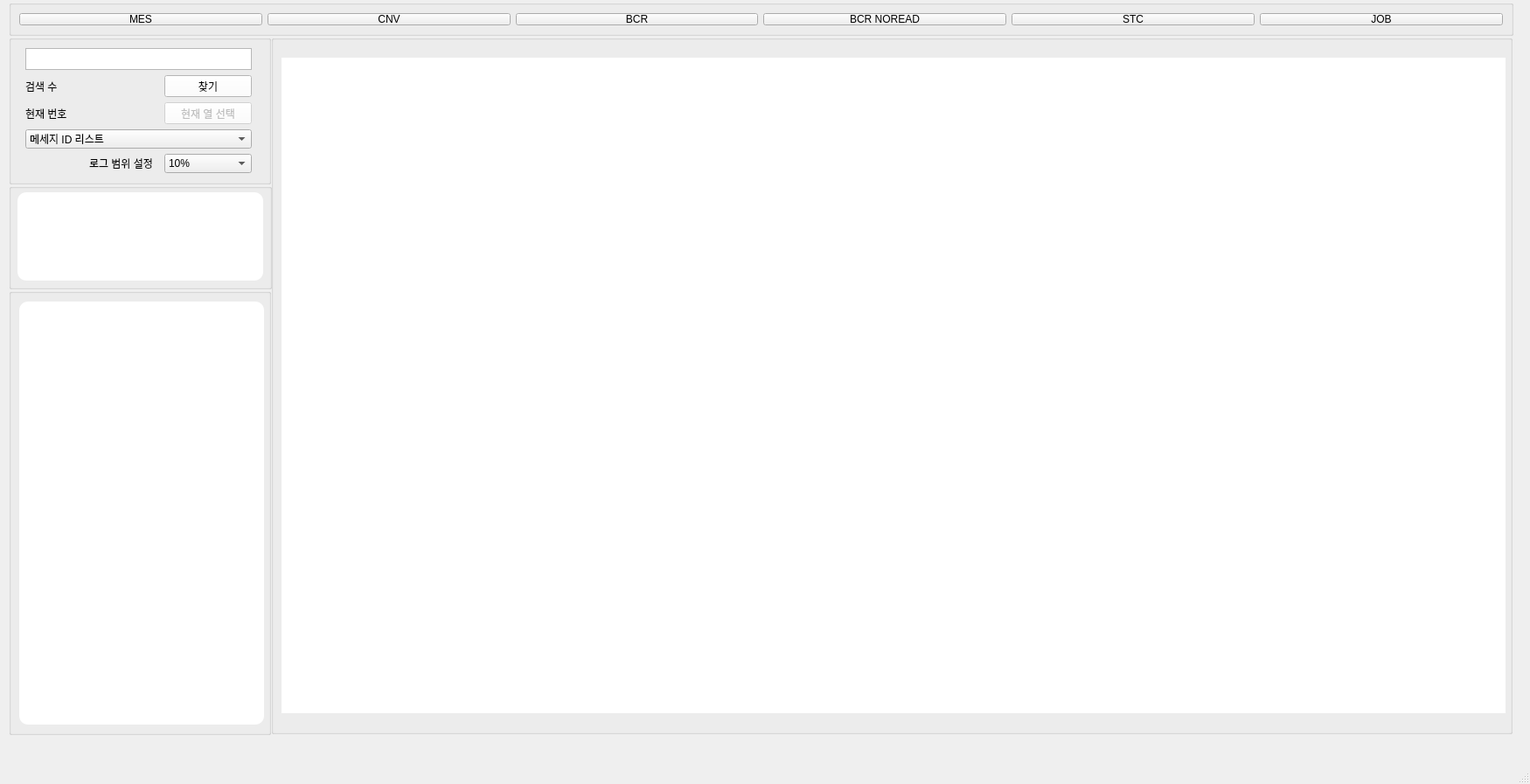
<?xml version="1.0" encoding="UTF-8"?>
<ui version="4.0">
 <class>MainWindow</class>
 <widget class="QMainWindow" name="MainWindow">
  <property name="windowModality">
   <enum>Qt::WindowModal</enum>
  </property>
  <property name="enabled">
   <bool>true</bool>
  </property>
  <property name="geometry">
   <rect>
    <x>0</x>
    <y>0</y>
    <width>1750</width>
    <height>897</height>
   </rect>
  </property>
  <property name="minimumSize">
   <size>
    <width>1000</width>
    <height>800</height>
   </size>
  </property>
  <property name="maximumSize">
   <size>
    <width>1750</width>
    <height>900</height>
   </size>
  </property>
  <property name="contextMenuPolicy">
   <enum>Qt::ActionsContextMenu</enum>
  </property>
  <property name="windowTitle">
   <string>ECSLOGCHK</string>
  </property>
  <property name="styleSheet">
   <string notr="true"/>
  </property>
  <property name="dockNestingEnabled">
   <bool>false</bool>
  </property>
  <widget class="QWidget" name="centralwidget">
   <property name="sizePolicy">
    <sizepolicy hsizetype="Expanding" vsizetype="Expanding">
     <horstretch>0</horstretch>
     <verstretch>0</verstretch>
    </sizepolicy>
   </property>
   <widget class="QGroupBox" name="groupBox">
    <property name="geometry">
     <rect>
      <x>10</x>
      <y>40</y>
      <width>300</width>
      <height>171</height>
     </rect>
    </property>
    <property name="title">
     <string/>
    </property>
    <layout class="QGridLayout" name="gridLayout">
     <item row="0" column="0" colspan="3">
      <widget class="QTextEdit" name="textEditFind">
       <property name="maximumSize">
        <size>
         <width>300</width>
         <height>25</height>
        </size>
       </property>
       <property name="lineWidth">
        <number>50</number>
       </property>
      </widget>
     </item>
     <item row="1" column="0">
      <widget class="QLabel" name="labelSearchNo">
       <property name="minimumSize">
        <size>
         <width>40</width>
         <height>0</height>
        </size>
       </property>
       <property name="maximumSize">
        <size>
         <width>45</width>
         <height>16777215</height>
        </size>
       </property>
       <property name="styleSheet">
        <string notr="true"/>
       </property>
       <property name="text">
        <string>검색 수</string>
       </property>
      </widget>
     </item>
     <item row="1" column="1">
      <widget class="QLabel" name="LCurrNo">
       <property name="minimumSize">
        <size>
         <width>40</width>
         <height>0</height>
        </size>
       </property>
       <property name="maximumSize">
        <size>
         <width>65</width>
         <height>16777215</height>
        </size>
       </property>
       <property name="styleSheet">
        <string notr="true"/>
       </property>
       <property name="text">
        <string/>
       </property>
      </widget>
     </item>
     <item row="1" column="2">
      <widget class="QPushButton" name="BtnFind">
       <property name="minimumSize">
        <size>
         <width>100</width>
         <height>0</height>
        </size>
       </property>
       <property name="maximumSize">
        <size>
         <width>100</width>
         <height>25</height>
        </size>
       </property>
       <property name="styleSheet">
        <string notr="true">background-color: rgb(255, 255, 255);</string>
       </property>
       <property name="text">
        <string>찾기</string>
       </property>
      </widget>
     </item>
     <item row="2" column="0">
      <widget class="QLabel" name="labelCurrNo">
       <property name="minimumSize">
        <size>
         <width>60</width>
         <height>0</height>
        </size>
       </property>
       <property name="maximumSize">
        <size>
         <width>25</width>
         <height>16777215</height>
        </size>
       </property>
       <property name="styleSheet">
        <string notr="true"/>
       </property>
       <property name="text">
        <string>현재 번호</string>
       </property>
      </widget>
     </item>
     <item row="2" column="1">
      <widget class="QLabel" name="LSearchNo">
       <property name="minimumSize">
        <size>
         <width>40</width>
         <height>0</height>
        </size>
       </property>
       <property name="maximumSize">
        <size>
         <width>65</width>
         <height>16777215</height>
        </size>
       </property>
       <property name="styleSheet">
        <string notr="true"/>
       </property>
       <property name="text">
        <string/>
       </property>
      </widget>
     </item>
     <item row="2" column="2">
      <widget class="QPushButton" name="BtnCurrRowSel">
       <property name="enabled">
        <bool>false</bool>
       </property>
       <property name="minimumSize">
        <size>
         <width>100</width>
         <height>25</height>
        </size>
       </property>
       <property name="maximumSize">
        <size>
         <width>100</width>
         <height>25</height>
        </size>
       </property>
       <property name="styleSheet">
        <string notr="true">background-color: rgb(255, 255, 255);</string>
       </property>
       <property name="text">
        <string>현재 열 선택</string>
       </property>
      </widget>
     </item>
     <item row="3" column="0" colspan="3">
      <widget class="QComboBox" name="comboBox">
       <property name="maximumSize">
        <size>
         <width>300</width>
         <height>16777215</height>
        </size>
       </property>
       <item>
        <property name="text">
         <string>메세지 ID 리스트</string>
        </property>
       </item>
       <item>
        <property name="text">
         <string>CONVEYOR_EVENT</string>
        </property>
       </item>
       <item>
        <property name="text">
         <string>CONVEYOR_REPLY</string>
        </property>
       </item>
       <item>
        <property name="text">
         <string>SEND_EVENT</string>
        </property>
       </item>
       <item>
        <property name="text">
         <string>SEND_REPLY</string>
        </property>
       </item>
       <item>
        <property name="text">
         <string>TRANSFER_IN_ECS_EVENT</string>
        </property>
       </item>
       <item>
        <property name="text">
         <string>TRANSFER_IN_ECS_REPLY</string>
        </property>
       </item>
       <item>
        <property name="text">
         <string>TRANSFER_OUT_ECS_EVENT</string>
        </property>
       </item>
       <item>
        <property name="text">
         <string>TRANSFER_OUT_ECS_REPLY</string>
        </property>
       </item>
       <item>
        <property name="text">
         <string>ALARM_EVENT</string>
        </property>
       </item>
       <item>
        <property name="text">
         <string>DATE_EVENT</string>
        </property>
       </item>
       <item>
        <property name="text">
         <string>DATE_REPLY</string>
        </property>
       </item>
       <item>
        <property name="text">
         <string>TRAY_EVENT</string>
        </property>
       </item>
       <item>
        <property name="text">
         <string>TRAYID_MATCHING_EVENT</string>
        </property>
       </item>
      </widget>
     </item>
     <item row="4" column="1">
      <widget class="QLabel" name="labelSearchNo_2">
       <property name="minimumSize">
        <size>
         <width>40</width>
         <height>0</height>
        </size>
       </property>
       <property name="maximumSize">
        <size>
         <width>100</width>
         <height>16777215</height>
        </size>
       </property>
       <property name="styleSheet">
        <string notr="true"/>
       </property>
       <property name="text">
        <string>로그 범위 설정</string>
       </property>
      </widget>
     </item>
     <item row="4" column="2">
      <widget class="QComboBox" name="comboBox_2">
       <item>
        <property name="text">
         <string>10%</string>
        </property>
       </item>
       <item>
        <property name="text">
         <string>20%</string>
        </property>
       </item>
       <item>
        <property name="text">
         <string>30%</string>
        </property>
       </item>
       <item>
        <property name="text">
         <string>40%</string>
        </property>
       </item>
       <item>
        <property name="text">
         <string>50%</string>
        </property>
       </item>
       <item>
        <property name="text">
         <string>60%</string>
        </property>
       </item>
       <item>
        <property name="text">
         <string>70%</string>
        </property>
       </item>
       <item>
        <property name="text">
         <string>80%</string>
        </property>
       </item>
       <item>
        <property name="text">
         <string>90%</string>
        </property>
       </item>
       <item>
        <property name="text">
         <string>100%</string>
        </property>
       </item>
      </widget>
     </item>
    </layout>
   </widget>
   <widget class="QGroupBox" name="groupBox_2">
    <property name="geometry">
     <rect>
      <x>10</x>
      <y>0</y>
      <width>1721</width>
      <height>41</height>
     </rect>
    </property>
    <property name="title">
     <string/>
    </property>
    <layout class="QHBoxLayout" name="horizontalLayout">
     <item>
      <widget class="QPushButton" name="Btn_MesLog">
       <property name="text">
        <string>MES</string>
       </property>
      </widget>
     </item>
     <item>
      <widget class="QPushButton" name="Btn_CnvLog">
       <property name="text">
        <string>CNV</string>
       </property>
      </widget>
     </item>
     <item>
      <widget class="QPushButton" name="Btn_BcrLog">
       <property name="text">
        <string>BCR</string>
       </property>
      </widget>
     </item>
     <item>
      <widget class="QPushButton" name="Btn_BcrNoReadLog">
       <property name="text">
        <string>BCR NOREAD</string>
       </property>
      </widget>
     </item>
     <item>
      <widget class="QPushButton" name="Btn_StcLog">
       <property name="text">
        <string>STC</string>
       </property>
      </widget>
     </item>
     <item>
      <widget class="QPushButton" name="Btn_JobLog">
       <property name="text">
        <string>JOB</string>
       </property>
      </widget>
     </item>
    </layout>
   </widget>
   <widget class="QGroupBox" name="groupBox_3">
    <property name="geometry">
     <rect>
      <x>310</x>
      <y>40</y>
      <width>1420</width>
      <height>800</height>
     </rect>
    </property>
    <property name="minimumSize">
     <size>
      <width>0</width>
      <height>800</height>
     </size>
    </property>
    <property name="maximumSize">
     <size>
      <width>16777215</width>
      <height>800</height>
     </size>
    </property>
    <property name="title">
     <string/>
    </property>
    <layout class="QHBoxLayout" name="horizontalLayout_2">
     <item>
      <widget class="QTableWidget" name="tableWidget">
       <property name="minimumSize">
        <size>
         <width>1400</width>
         <height>750</height>
        </size>
       </property>
       <property name="maximumSize">
        <size>
         <width>1600</width>
         <height>750</height>
        </size>
       </property>
       <property name="font">
        <font>
         <weight>50</weight>
         <bold>false</bold>
        </font>
       </property>
       <property name="focusPolicy">
        <enum>Qt::ClickFocus</enum>
       </property>
       <property name="styleSheet">
        <string notr="true">QTableWidget{
	border-radius:0px;
	background-color: rgb(255, 255, 255);
}</string>
       </property>
       <property name="sizeAdjustPolicy">
        <enum>QAbstractScrollArea::AdjustToContents</enum>
       </property>
       <property name="selectionBehavior">
        <enum>QAbstractItemView::SelectRows</enum>
       </property>
       <property name="sortingEnabled">
        <bool>true</bool>
       </property>
      </widget>
     </item>
    </layout>
   </widget>
   <widget class="QGroupBox" name="groupBox_4">
    <property name="geometry">
     <rect>
      <x>10</x>
      <y>330</y>
      <width>300</width>
      <height>511</height>
     </rect>
    </property>
    <property name="title">
     <string/>
    </property>
    <layout class="QVBoxLayout" name="verticalLayout">
     <item>
      <widget class="QListWidget" name="listWidget">
       <property name="sizePolicy">
        <sizepolicy hsizetype="Expanding" vsizetype="Expanding">
         <horstretch>0</horstretch>
         <verstretch>0</verstretch>
        </sizepolicy>
       </property>
       <property name="minimumSize">
        <size>
         <width>280</width>
         <height>300</height>
        </size>
       </property>
       <property name="maximumSize">
        <size>
         <width>300</width>
         <height>500</height>
        </size>
       </property>
       <property name="styleSheet">
        <string notr="true">QListWidget{
	background-color: rgb(255, 255, 255);
	border-radius:10px;
}</string>
       </property>
      </widget>
     </item>
    </layout>
   </widget>
   <widget class="QGroupBox" name="groupBox_5">
    <property name="geometry">
     <rect>
      <x>10</x>
      <y>210</y>
      <width>301</width>
      <height>121</height>
     </rect>
    </property>
    <property name="title">
     <string/>
    </property>
    <widget class="QListWidget" name="listWidget_2">
     <property name="geometry">
      <rect>
       <x>10</x>
       <y>10</y>
       <width>281</width>
       <height>101</height>
      </rect>
     </property>
     <property name="styleSheet">
      <string notr="true">QListWidget{
	background-color: rgb(255, 255, 255);
	border-radius:10px;
}</string>
     </property>
    </widget>
   </widget>
  </widget>
  <widget class="QMenuBar" name="menubar">
   <property name="geometry">
    <rect>
     <x>0</x>
     <y>0</y>
     <width>1750</width>
     <height>21</height>
    </rect>
   </property>
  </widget>
  <widget class="QStatusBar" name="statusbar"/>
  <action name="actionhi">
   <property name="text">
    <string>hi</string>
   </property>
  </action>
 </widget>
 <resources/>
 <connections/>
</ui>
